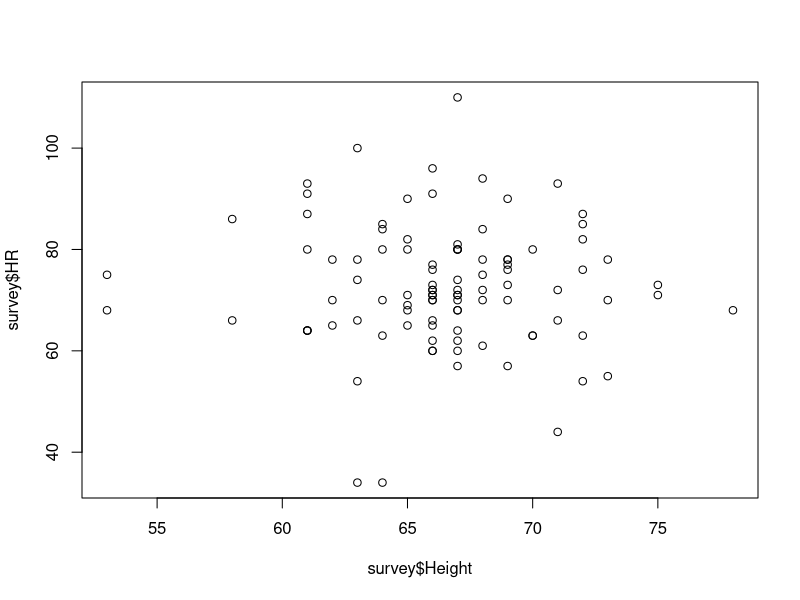
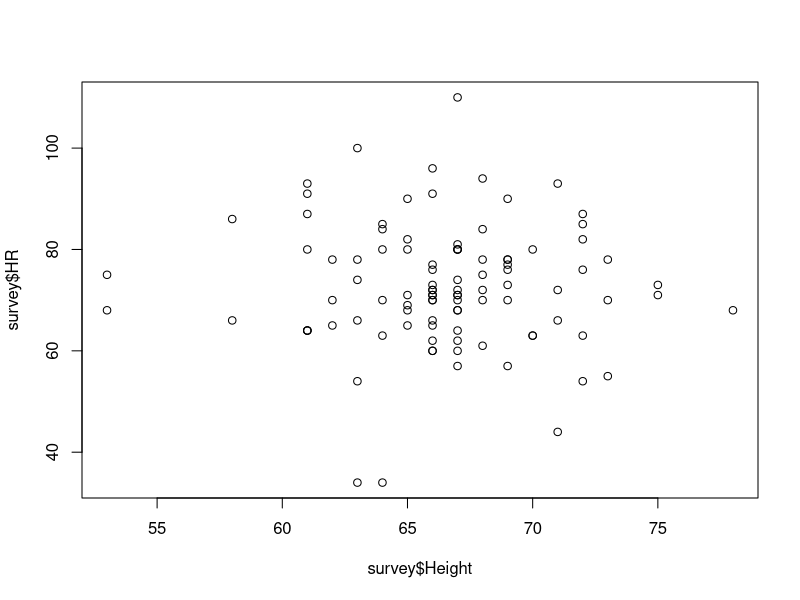
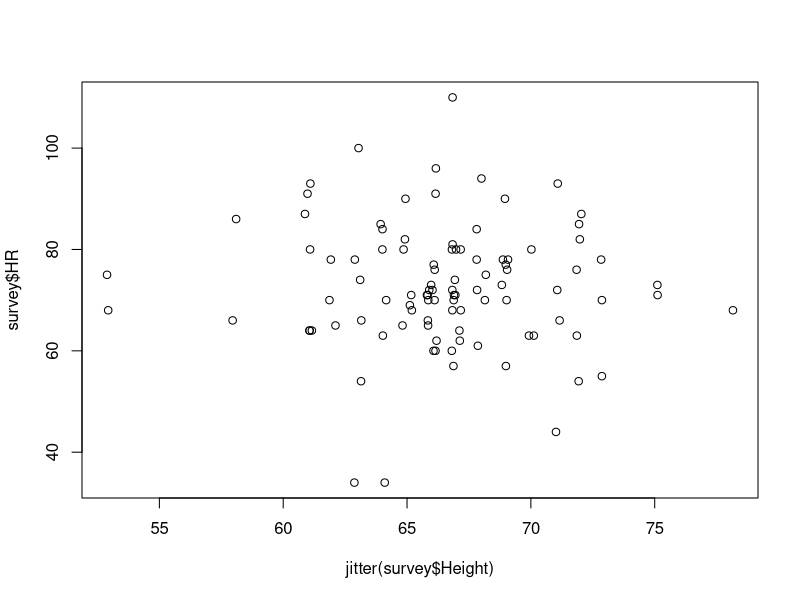
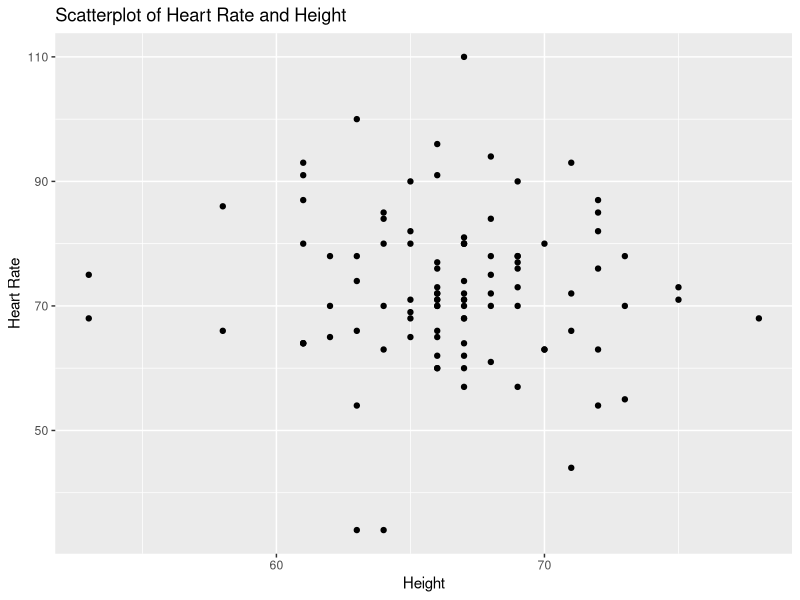
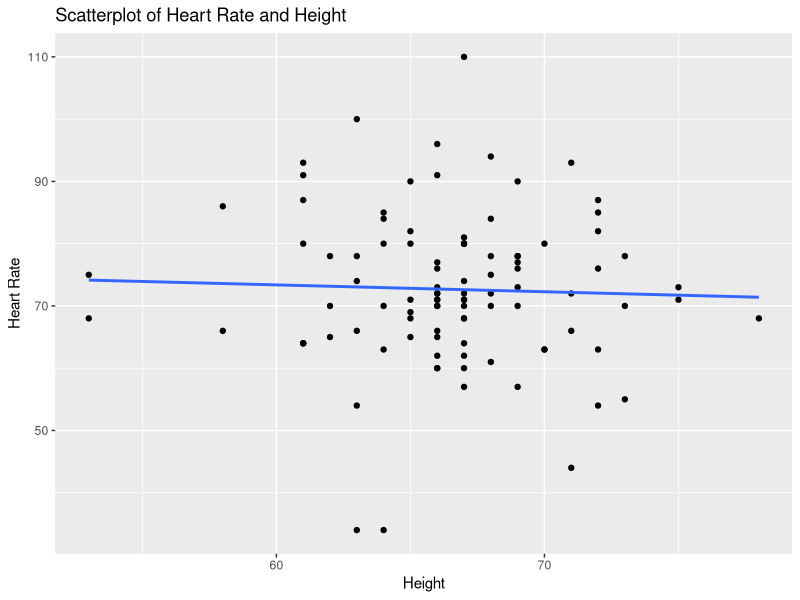

These charts were generated, in order, by the following R code:
survey <- read.csv ("Lab2_survey_data.csv")
#opens the data file
View(survey)
#opens the view of the dataset
install.packages("psych")
#this is how to install a package
library(psych)
describe(survey$Open)
describe(survey)
#describe gives descriptive stats of the data
#can only do this with the psych package
plot(survey$Height,survey$HR)
#creates a scatter plot
plot(x = survey$Height,y = survey$HR)
#lines 7 and 8 are the same but the bottom one is nicer looking lol
plot(jitter(survey$Height),survey$HR)
#adding jitter which is a height component
#uncovers overlapping data points by adding a small amount of noise
install.packages("ggplot2")
#package to label scatterplot
library(ggplot2)
ggplot(data = survey,aes(x = Height,y = HR)) + geom_point() +
  labs(x ="Height", y ="Heart Rate", title ="Scatterplot of Heart Rate and Height")
#creates labels, plot, and scatter plot name
ggplot(survey, aes(x=Height,y = HR)) + geom_point() +
  geom_smooth(method = lm, se=FALSE) +
  labs(x = "Height", y = "Heart Rate",title = "Scatterplot of Heart Rate and Height")
#creates a line of best fit
cor(survey$Height, survey$HR)
#computes correlation coefficient of two values
cor.test(survey$Height,survey$HR)
